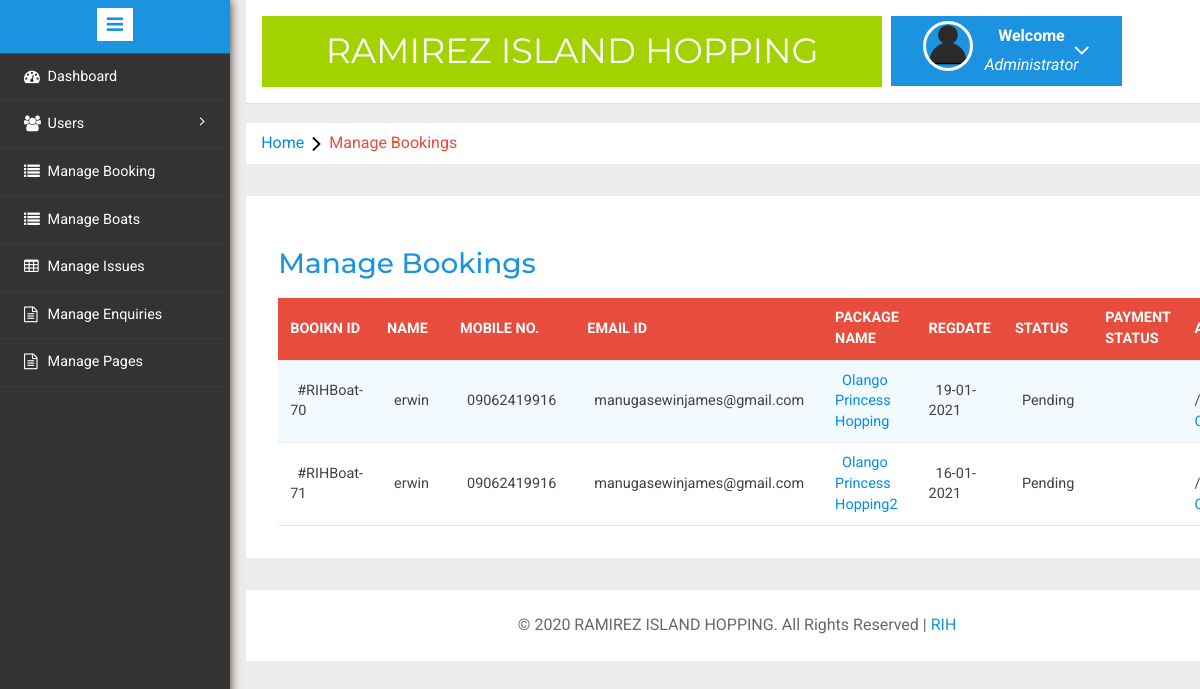
/admin/manage-bookings.php (signed in), run on the app's committed database.
### tables this page shows
CREATE TABLE `tblusers` (
  `id` int(11) NOT NULL,
  `Fname` varchar(100) DEFAULT NULL,
  `Mname` varchar(100) NOT NULL,
  `Lname` varchar(100) NOT NULL,
  `MobileNumber` char(15) DEFAULT NULL,
  `EmailId` varchar(70) DEFAULT NULL,
  `Gnder` varchar(2) NOT NULL,
  `Password` varchar(100) DEFAULT NULL,
  `RegDate` timestamp NULL DEFAULT current_timestamp(),
  `UpdationDate` timestamp NULL DEFAULT NULL ON UPDATE current_timestamp()
);

CREATE TABLE `tblbooking` (
  `BookingId` int(11) NOT NULL,
  `PackageId` int(11) DEFAULT NULL,
  `UserEmail` varchar(100) DEFAULT NULL,
  `FromDate` varchar(100) DEFAULT NULL,
  `pkgOffer_value` text DEFAULT NULL,
  `pax` int(200) DEFAULT NULL,
  `RegDate` timestamp NULL DEFAULT current_timestamp(),
  `status` int(11) DEFAULT NULL,
  `CancelledBy` varchar(5) DEFAULT NULL,
  `UpdationDate` timestamp NULL DEFAULT NULL ON UPDATE current_timestamp(),
  `payment` varchar(30) DEFAULT NULL,
  `payment_status` varchar(200) DEFAULT NULL
);

CREATE TABLE `tbltourpackages` (
  `PackageId` int(11) NOT NULL,
  `owner_identity` varchar(200) DEFAULT NULL,
  `PackageName` varchar(200) DEFAULT NULL,
  `address` text DEFAULT NULL,
  `contact_num` varchar(200) DEFAULT NULL,
  `boat_name` varchar(150) DEFAULT NULL,
  `boat_operator` varchar(100) DEFAULT NULL,
  `boat_capacity` int(100) DEFAULT NULL,
  `pricePerpack` int(200) DEFAULT NULL,
  `PackageLocation` varchar(100) DEFAULT NULL,
  `PackageFetures` varchar(255) DEFAULT NULL,
  `offer_price` int(255) NOT NULL,
  `PackageDetails` mediumtext DEFAULT NULL,
  `PackageImage` varchar(100) DEFAULT NULL,
  `Creationdate` timestamp NULL DEFAULT current_timestamp(),
  `UpdationDate` timestamp NULL DEFAULT NULL ON UPDATE current_timestamp(),
  `status` int(1) DEFAULT NULL
);

### admin/manage-bookings.php (the view, shortened to what this page needs)
<?php
include('includes/config.php');
if(strlen($_SESSION['alogin'])==0)
	{
header('location:index.php');
}
else{
	?>
<!DOCTYPE HTML>
<html>
<head>
<link href="css/bootstrap.min.css" rel='stylesheet' type='text/css' />
<link href="css/style.css" rel='stylesheet' type='text/css' />
<link rel="stylesheet" href="css/morris.css" type="text/css"/>
<link href="css/font-awesome.css" rel="stylesheet">
<link rel="stylesheet" type="text/css" href="css/table-style.css" />
<link rel="stylesheet" type="text/css" href="css/basictable.css" />
<link rel="stylesheet" href="css/icon-font.min.css" type='text/css' />
</head>
<body>
   <div class="page-container">
<div class="left-content">
	   <div class="mother-grid-inner">
				<?php include('includes/header.php');?>
				</div>
<ol class="breadcrumb">
                <li class="breadcrumb-item"><a href="index.html">Home</a><i class="fa fa-angle-right"></i>Manage Bookings</li>
            </ol>
<div class="agile-grids">
				<div class="agile-tables">
					<div class="w3l-table-info">
					  <h2>Manage Bookings</h2>
					    <table id="table">
						<thead>
						  <tr>
						  <th>Booikn id</th>
							<th>Name</th>
							<th>Mobile No.</th>
							<th>Email Id</th>
							<th>Package Name</th>
							<th>RegDate </th>
							<th>Status </th>
							<th>Payment Status</th>
							<th>Action </th>
						  </tr>
						</thead>
						<tbody>
<?php
 $sql = "SELECT tblbooking.BookingId as bookid,tblusers.Fname as fname,
 tblusers.MobileNumber as mnumber,tblusers.EmailId as email,
 tbltourpackages.PackageName as pckname,tblbooking.PackageId as pid,
 tblbooking.FromDate as fdate,tblbooking.status as status,
 tblbooking.CancelledBy as cancelby,tblbooking.UpdationDate as upddate,tblbooking.payment as paymentMethod,tblbooking.payment_status as PayStatus
  from tblusers join  tblbooking on  tblbooking.UserEmail=tblusers.EmailId
  join tbltourpackages on tbltourpackages.PackageId=tblbooking.PackageId where tblbooking.status=0";
$query = $dbh -> prepare($sql);
$query->execute();
$results=$query->fetchAll(PDO::FETCH_OBJ);
$cnt=1;
if($query->rowCount() > 0)
{
foreach($results as $result)
{				?>
						  <tr>
							<td>#RIHBoat-<?php echo htmlentities($result->bookid);?></td>
							<td><?php echo htmlentities($result->fname);?></td>
							<td><?php echo htmlentities($result->mnumber);?></td>
							<td><?php echo htmlentities($result->email);?></td>
							<td><a href="update-package.php?pid=<?php echo htmlentities($result->pid);?>"><?php echo htmlentities($result->pckname);?></a></td>
							<td><?php echo htmlentities($result->fdate);?></td>
								<td><?php if($result->status==0)
{
echo "Pending";
}
?></td>
<td>
</td>
<?php if($result->status==2)
{
	?><td>Cancelled</td>
<?php } else {?>
<td> / <a href="manage-bookings.php?name=<?php echo htmlentities($result->fname);?>&&emails=<?php echo htmlentities($result->email);?>&&numbers=<?php echo htmlentities($result->mnumber);?>&&bckid=<?php echo htmlentities($result->bookid);?>" onclick="return confirm('Do you want to confirm booking')" ></a></td>
<?php }?>
						  </tr>
						 <?php $cnt=$cnt+1;} }?>
						</tbody>
					  </table>
					</div>
			</div>
<?php include('includes/footer.php');?>
</div>
</div>
						<?php include('includes/sidebarmenu.php');?>
							</div>
</body>
</html>
<?php } ?>

### admin/css/table-style.css (style rules this page uses)
table { background: white; border-collapse: collapse; margin: 1.25em 0 0; width: 100%; }
table tr, table th, table td { border: none; border-bottom: 1px solid #e8e8e8; font-size: .95em; }
table th, table td { padding: 10px 12px; text-align: left; }
table th { background: #e74c3c; color: #fff; text-transform: uppercase; }
table tr td { background: #f3faff; color: #424242; }
table tr:nth-of-type(2n+2) td { background: #ffffff; }
table { width: 100%; }

### data on the page
tblusers: tblbooking.BookingId "70", Fname "erwin", MobileNumber "09062419916", EmailId "manugasewinjames@gmail.com", tbltourpackages.PackageName "Olango Princess Hopping", tblbooking.FromDate "19-01-2021", tblbooking.BookingId "71", tbltourpackages.PackageName "Olango Princess Hopping2", tblbooking.FromDate "16-01-2021"
